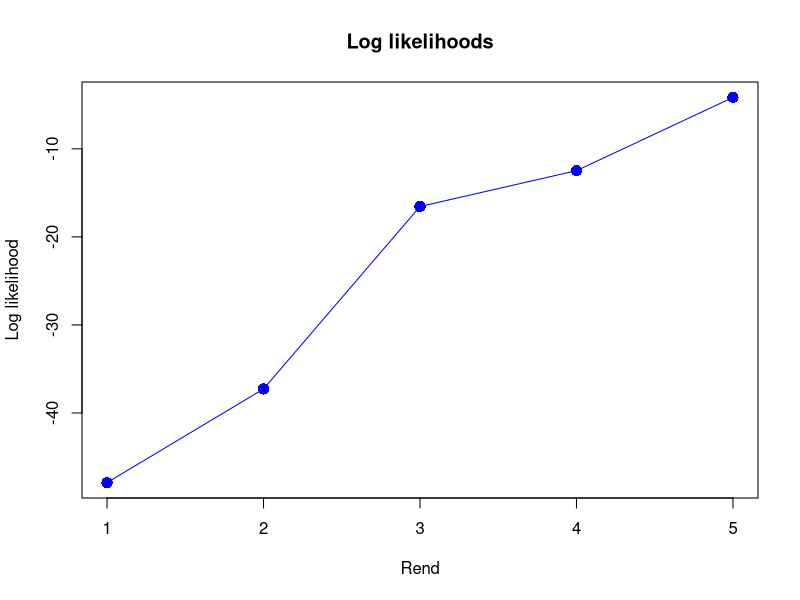
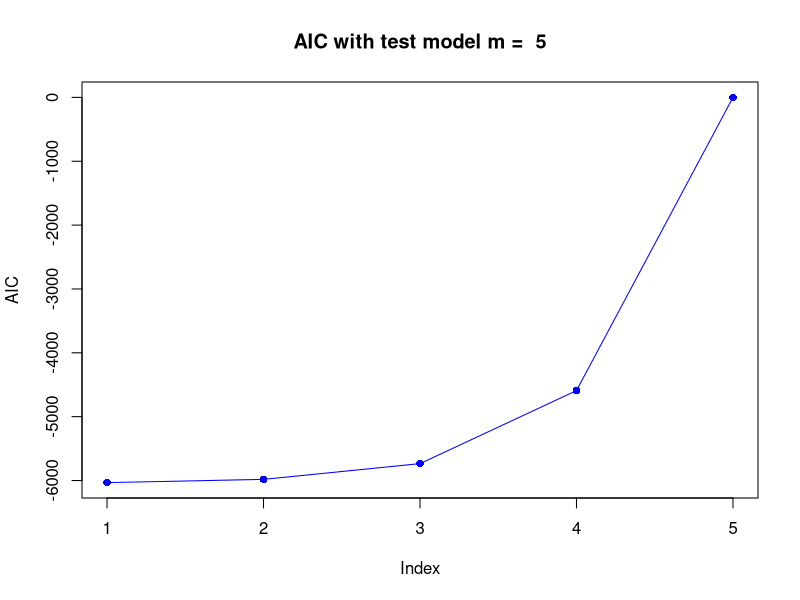
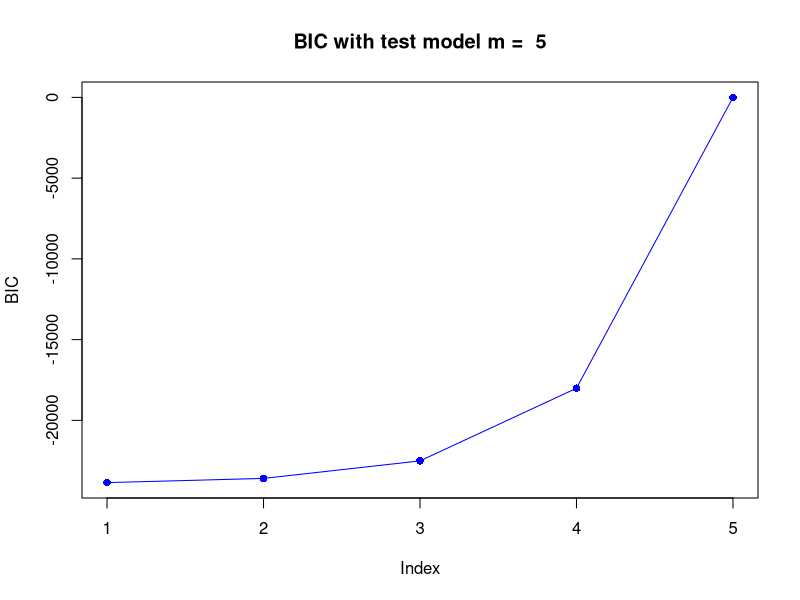

Reproduce these figures in R, in order. (Note: this script raises an error after producing the figures.)
#minta generálása
possibleValues = c("A", "B", "C", "D")
numberOfSamples = 1
sampleLength = 50
sample = matrix(ncol = numberOfSamples, nrow = sampleLength)

for (i in 1:numberOfSamples) {
  for (j in 1:2) {
    sample[j, i] = sample(possibleValues, size = 1, replace = TRUE)
  }
}

for (i in 1:numberOfSamples) {
  for (j in 3:sampleLength) {
    sample[j, i] = sample(c(rep(sample[j - 2, i], 2), rep(sample[j - 1, i], 3), possibleValues), size = 1, replace = TRUE)
  }
}

#maximum likelihood módszer
shift <- function(order, sample) {
  a = t(head(sample, -order))
  if (order != 1) {
    for (i in 1:(order - 1)) {
      a = paste0(a, head(sample[-1:-i], -(order - i)))
    }
  }
  
  return(rbind(a, sample[0:-order]))
}

calculateTransitions <- function(order, sample) {
  transitions = shift(order, sample)
  transitions = data.frame(t(matrix(transitions, nrow = 2)))
  
  return(transitions)
}

calculateFrequencies <- function(order, sample) {
  frequencies = calculateTransitions(order, sample)
  names(frequencies) <- c("From", "To")
  
  return(table(frequencies))
}

calculateTransitionMatrix <- function(order, sample) {
  frequencies = calculateFrequencies(order, sample)
  transitionMatrix = frequencies / rowSums(frequencies)
  
  return(transitionMatrix)
}

calculateLoglikelihood <- function(order, sample) {
  loglikelihood = 0
  # loglikelihood = log(1 / length(possibleValues))
  frequencies = calculateFrequencies(order, sample)
  transitionMatrix = frequencies / rowSums(frequencies)
  for (i in 1:dim(transitionMatrix)[1]) {
    for (j in 1:length(possibleValues)) {
      logTransition = log(transitionMatrix)[i, j]
      logTransition[logTransition == -Inf] = 0
      loglikelihood = loglikelihood + logTransition * frequencies[i, j]
    }
  }

  return(loglikelihood)
}

loglikelihood = vector(length = 5)
for (i in 1:5) {
  loglikelihood[i] = calculateLoglikelihood(i, sample)
}
plot(loglikelihood, main = "Log likelihoods", xlab = "Rend", ylab = "Log likelihood", pch = 16, type = 'o', col = "blue", cex = 1.5)

likelihoodRatioTest <- function(k, m, sample) {
  T = -2 * (calculateLoglikelihood(k, sample) - calculateLoglikelihood(m, sample))
  degreesOfFreedom = (length(possibleValues) ^ m - length(possibleValues) ^ k)*(length(possibleValues) - 1)
  print(T)
  print(degreesOfFreedom)
  print(pchisq(T, degreesOfFreedom))
  p = 1 - pchisq(T, degreesOfFreedom)
  
  return(p)
}

likelihoodPValue = matrix(ncol = 2, nrow = 0)
for (i in 1:(5 - 1)) {
  for (j in (i + 1):5) {
    likelihoodPValue = rbind(likelihoodPValue, c(paste(i, j), likelihoodRatioTest(i, j, sample)))
  }
}
likelihoodPValue

# Akaike
calculateAkaike <- function(k, m, sample) {
  AIC = -2 * (calculateLoglikelihood(k, sample) - calculateLoglikelihood(m, sample)) - 2 * (length(possibleValues) ^ m - length(possibleValues) ^ k)*(length(possibleValues) - 1)
  
  return(AIC)
}

m = 5
AIC = vector()
for (i in 1:m) {
  AIC[i] = calculateAkaike(i, m, sample)
}
plot(AIC, main = paste("AIC with test model m = ", m), pch = 16, type = 'o', col = "blue")

# Bayes
calculateBayes <- function(k, m, sample) {
  BIC = - 2 * (calculateLoglikelihood(k, sample) - calculateLoglikelihood(m, sample)) - 2 * (length(possibleValues) ^ m - length(possibleValues) ^ k)*(length(possibleValues) - 1) * log(sampleLength * numberOfSamples)
  
  return(BIC)
}

BIC = vector()
for (i in 1:m) {
  BIC[i] = calculateBayes(i, m, sample)
}
plot(BIC, main = paste("BIC with test model m = ", m), pch = 16, type = 'o', col = "blue")

# cross validation
calculateAverageRank <- function(order, trainingSet, validationSet) {
  possibleTransitionsTraning = sort(unique(calculateTransitions(order, trainingSet)[,1]))
  possibleTransitionsValid = sort(unique(calculateTransitions(order, validationSet)[,1]))
  rankMatrix = matrix(nrow = length(possibleTransitionsValid), ncol = length(possibleValues))
  transitionMatrix = calculateTransitionMatrix(order, trainingSet)
  for (i in 1:length(possibleTransitionsValid)) {
    for (j in 1:length(possibleTransitionsTraning)) {
      if (possibleTransitionsValid[i] == possibleTransitionsTraning[j]) {
        for (k in 1:length(possibleValues)) {
          for (l in 1:length(possibleValues))
            if (transitionMatrix[j, k] == sort(transitionMatrix[j,], decreasing = TRUE)[l]) {
              rankMatrix[i, k] = length(possibleValues) - l + 1
              break
            }
        }
      }
    }
  }
  rankMatrix[is.na(rankMatrix)] = length(possibleValues)
  frequencies = calculateFrequencies(order, validationSet)
  averageRank = sum(rankMatrix * frequencies) / sum(frequencies)
  
  return(averageRank)
}

trainingSetLength = 500
trainigSet = sample[1:trainingSetLength,]
validationSet = sample[(trainingSetLength + 1):length(sample),]
dim(trainigSet) = c(trainingSetLength, numberOfSamples)
dim(validationSet) = c(length(sample) - trainingSetLength, numberOfSamples)
calculateAverageRank(2, trainigSet, validationSet)

#két-lépéses visszatérés
shift2 <- function(order, sample) {
  a = head(sample, -order)
  if (order != 1) {
    for (i in 1:(order - 1)) {
      a = paste0(a, head(sample[-1:-i], -(order - i)))
    }
  }
  
  return(rbind(t(head(a, -1)), t(a[-1])))
}

calculateTransitions2 <- function(order){
  transitions = shift2(order, sample)
  transitions = data.frame(t(matrix(transitions, nrow = 2)))
  
  return(transitions)
}

calculateFrequencies2 <- function(order){
  transitions <- calculateTransitions2(order)
  names(transitions) <- c("From", "To")
  frequencies <- table(transitions)
  
  return(frequencies)
}

calculateTransitionMatrix2 <- function(order) {
  frequencies = calculateFrequencies2(order)
  transitionMatrix = frequencies / rowSums(frequencies)
  
  return(transitionMatrix)
}

calculateTwoStep <- function(order) {
  transitionMatrix = calculateTransitionMatrix2(order)
  normalisedEigenVector = eigen(t(transitionMatrix))$vectors[,1] / sum(eigen(t(transitionMatrix))$vectors[,1])
  
  transitionMatrixSquared = transitionMatrix %*% transitionMatrix
  possibleTransitions = unique(calculateTransitions2(order)[,1])
  twoStepProbability = vector()
  for (i in sort(possibleTransitions, decreasing = FALSE)) {
    twoStepProbability[i] = sum(transitionMatrixSquared[possibleTransitions[possibleTransitions == i], possibleTransitions[substr(possibleTransitions, 1, 1) == substr(i, 1, 1)]])
  }
  
  return(twoStepProbability %*% normalisedEigenVector)
}

#relativeFrequencies
relativeFrequencies = (function() {
  possibleTransitions = unique(calculateTransitions2(2)[,1])
  relativeFrequencies = 0
  frequencies = calculateFrequencies2(2)
  for (i in possibleTransitions) {
    relativeFrequencies = relativeFrequencies + sum((frequencies[possibleTransitions[possibleTransitions == i], possibleTransitions[substr(possibleTransitions, 2, 2) == substr(i, 1, 1)]]))
  }
  
  return(relativeFrequencies / sum(frequencies))
})()

#entropy
calculateEntropyRate <- function(order) {
  transitionMatrix = calculateTransitionMatrix2(order)
  normalisedEigenVector = eigen(t(transitionMatrix))$vectors[,1] / sum(eigen(t(transitionMatrix))$vectors[,1])
  
  A = vector()
  for (i in 1:dim(transitionMatrix)[1]) {
    logTransitionMatrix = log(transitionMatrix)[i]
    logTransitionMatrix[logTransitionMatrix == -Inf] = 0
    A[i] = sum((transitionMatrix * logTransitionMatrix)[i]) * normalisedEigenVector[i]
  }
  
  return(-sum(A))
}
